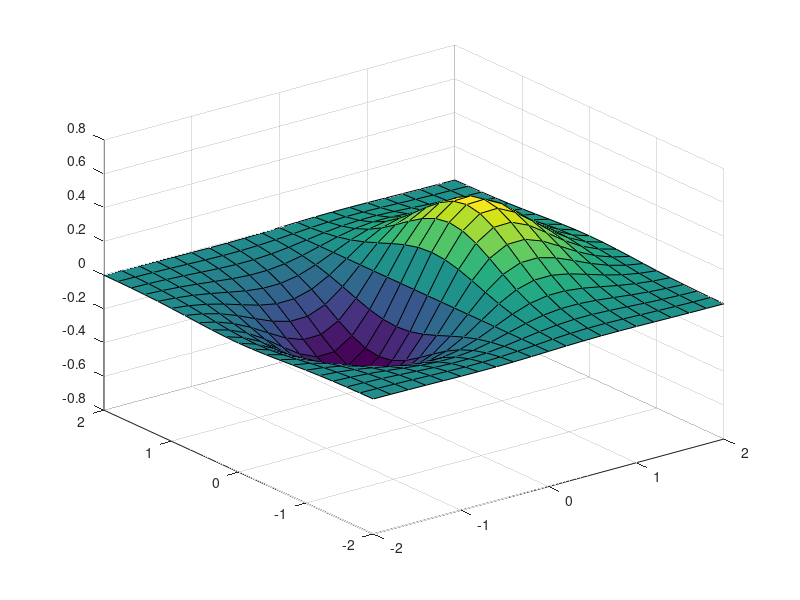
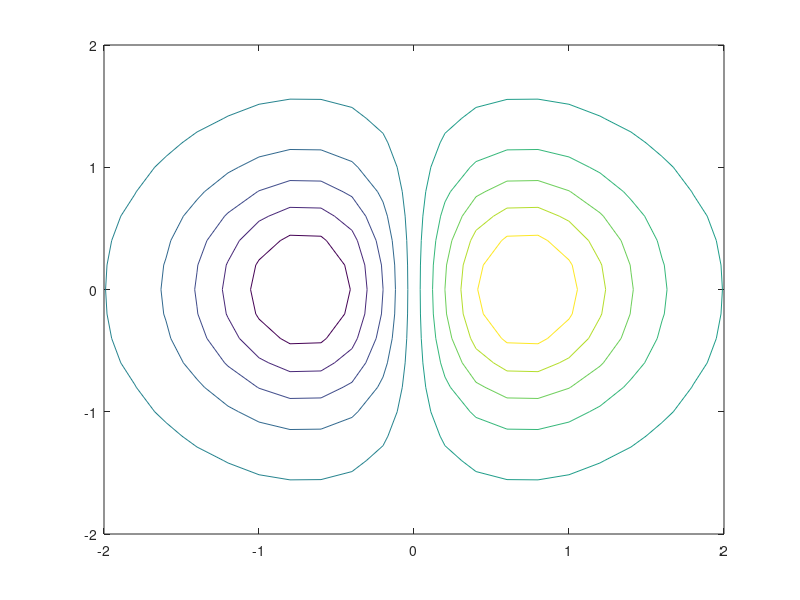
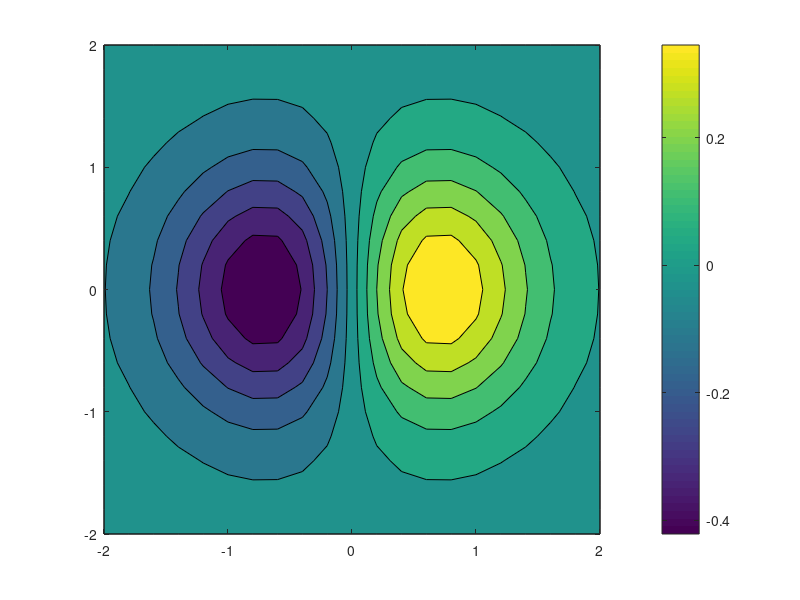

MATLAB code to generate these figures, in order:
clear variables
close all
[x,y]=meshgrid(-2:.2:2);
z=x.*exp(-x.^2-y.^2);
figure(1)
surf(x,y,z)
figure(2)
contour(x,y,z)
figure(3)
contourf(x,y,z)
colorbar